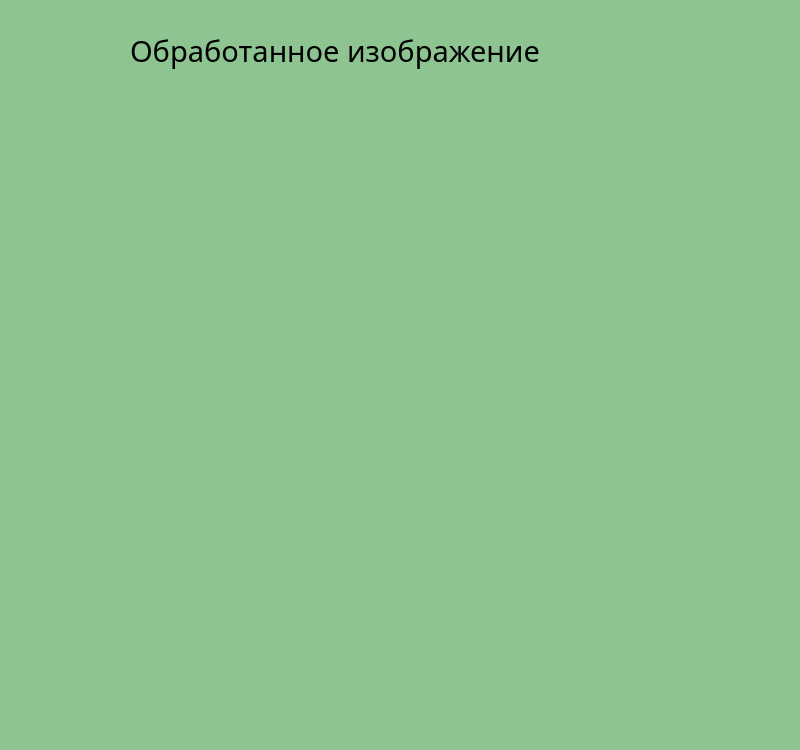
<?xml version="1.0" encoding="UTF-8"?>
<ui version="4.0">
 <class>ResPic</class>
 <widget class="QWidget" name="ResPic">
  <property name="geometry">
   <rect>
    <x>0</x>
    <y>0</y>
    <width>800</width>
    <height>750</height>
   </rect>
  </property>
  <property name="windowTitle">
   <string>Обработанное изображение</string>
  </property>
  <property name="styleSheet">
   <string notr="true">background-color: rgb(141, 196, 145);
</string>
  </property>
  <widget class="QLabel" name="title_lbl">
   <property name="geometry">
    <rect>
     <x>130</x>
     <y>10</y>
     <width>541</width>
     <height>81</height>
    </rect>
   </property>
   <property name="font">
    <font>
     <family>Book Antiqua</family>
     <pointsize>22</pointsize>
    </font>
   </property>
   <property name="text">
    <string>Обработанное изображение</string>
   </property>
  </widget>
 </widget>
 <resources/>
 <connections/>
</ui>
